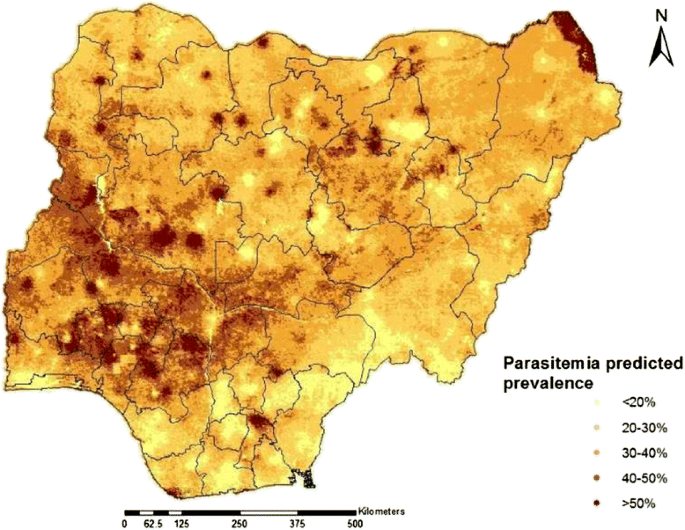
#> input picture scripts/assets/nigeria_parasitemia_prevalence.png, 685 x 530 px
$ python build_ng_test_dots.py
#> lines starting #> are read from the running program, lines starting #| are printed output that depends on the picture; after the words box and inside, x2 and y2 are one past the last pixel; in counts of white or black regions, pixels touching at a corner belong together
"""Simulated malaria detections for the "Nigeria test" map: this week, +1 week and +2 weeks, as a spreading outbreak.

    python scripts/build_ng_test_dots.py [--preview out.png]        (needs numpy, scipy, pillow)

Week 0 (where the dots go)
  1. A map of predicted malaria parasitemia prevalence for Nigeria
     (scripts/assets/nigeria_parasitemia_prevalence.png: <20% pale yellow up to >50% dark brown) is the main
     guide. Its colours become a prevalence estimate per pixel, and the picture is placed on the real map by
     fitting it to Nigeria's outline (overlap 0.98).
  2. Local conditions adjust how likely a spot is, from the data the rest of the app already uses:
        Tiger Data  density_cells: warm-season temperature, yearly rain, distance to rivers and lakes, nearness
                    to cities (scripts/assets/ng_density_cells.csv)
        Tiger + Snowflake  the 20 Lagos LGAs: Snowflake's weekly malaria cases (last 52 weeks) decide how many
                    dots each gets (scripts/assets/ng_lagos_lga_signals.csv)
  3. Dots are clumped around hotspots (a few big, many small) plus a thin scatter.

Weeks +1 and +2 (the spread)
  The same dots, moved on. Every dot keeps its hotspot and its spot within it, so as the hotspots change the dots
  follow them smoothly:
        drift     each hotspot's centre creeps a few km a week, mostly toward more suitable land
        grow      hotspots widen about 8% a week and gain dots (4,800 -> 5,400 -> 6,000)
        seed      new small hotspots appear next to the biggest ones (the outbreak jumping to new places)
All rows are SIMULATED. At most 6,000 dots a week. Output: frontend/public/geo/ng-test-dots.json. Same seed, same dots.
"""
import argparse
import csv
import json
import math
from pathlib import Path

import numpy as np
from PIL import Image, ImageDraw
from scipy import ndimage
from scipy.spatial import cKDTree

ROOT = Path(__file__).resolve().parent.parent
ASSETS = ROOT / "scripts" / "assets"
IMAGE = ASSETS / "nigeria_parasitemia_prevalence.png"
CELLS = ASSETS / "ng_density_cells.csv"
LGAS = ASSETS / "ng_lagos_lga_signals.csv"
OUT = ROOT / "frontend" / "public" / "geo" / "ng-test-dots.json"

DOTS_PER_WEEK = [4800, 5400, 6000]  # 6,000 is the cap
N_LAGOS = 150  # week-0 dots placed LGA by LGA from Snowflake's case counts
N_GENERIC_HOTSPOTS = 480
N_NEW_HOTSPOTS = [0, 40, 40]  # appearing at week 0, +1, +2
SCATTER_SHARE = 0.15
GROWTH_SIGMA = 1.08  # hotspots widen this much a week
GROWTH_SIZE = 1.14  # and their share of the dots grows this much
DRIFT_DEG = 0.07  # a hotspot's centre moves about this far a week (about 8 km)
SEED = 20261011
MAX_AGE_DAYS = 7

# Placing the picture on the map: a plain latitude / longitude picture (about 52 px per degree both ways), fitted by
# overlaying Nigeria's outline on the picture's map pixels.
SX, TX, SY, TY = 52.2046, -138.940, -51.8912, 722.068


def to_pixel(lng, lat):
    return np.asarray(lng, float) * SX + TX, np.asarray(lat, float) * SY + TY


# ---- reading the prevalence map -----------------------------------------------------------------------------------
img = np.array(Image.open(IMAGE).convert("RGB")).astype(float)
H, W = img.shape[:2]
#> H = 530; W = 685
yy, xx = np.mgrid[0:H, 0:W]
valid = img.min(axis=2) < 235
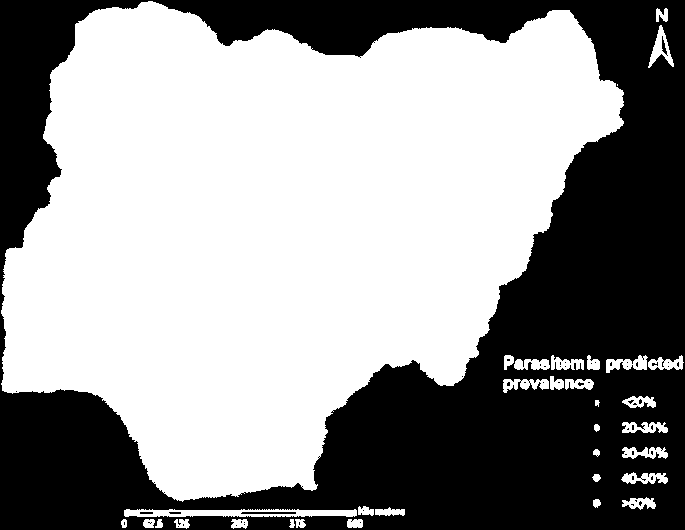
#> valid: shape (530, 685) bool; 58.5% white; 55 black regions (50 under 20 px), largest, box (x1, y1, x2, y2) and area: (0, 0, 685, 530) 150178, (241, 512, 296, 514) 109, (662, 36, 668, 56) 47, (140, 512, 153, 514) 26, (169, 512, 181, 514) 23
valid &= ~((xx >= 500) & (yy >= 345))  # legend
valid &= ~(yy >= 497)  # scale bar
valid &= ~((xx >= 625) & (yy <= 75))  # north arrow
#> valid: shape (530, 685) bool; 56.6% white; 3 black regions (2 under 20 px), largest, box (x1, y1, x2, y2) and area: (0, 0, 685, 530) 157715
lab, n = ndimage.label(valid)
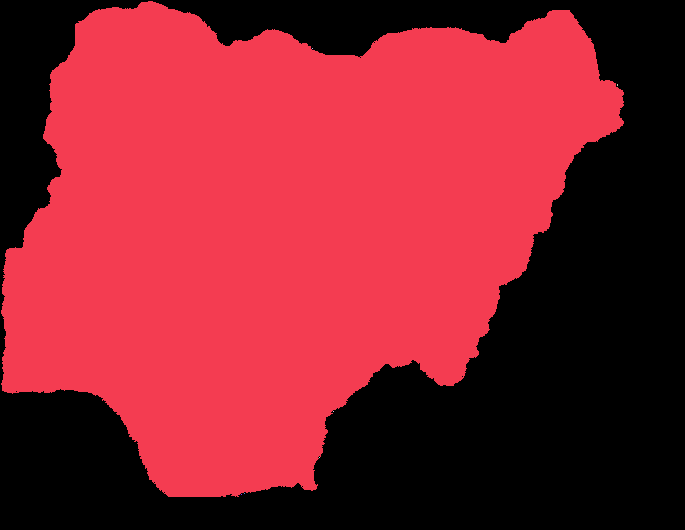
#> lab: shape (530, 685) int32; 8 distinct labels, from 0 to 7; one colour per label, 0 black
#> n = 7
valid = lab == (1 + int(np.argmax(ndimage.sum(valid, lab, range(1, n + 1)))))
#> valid: shape (530, 685) bool; 56.6% white; 3 black regions (2 under 20 px), largest, box (x1, y1, x2, y2) and area: (0, 0, 685, 530) 157722

lum = 0.299 * img[..., 0] + 0.587 * img[..., 1] + 0.114 * img[..., 2]
sat = (img.max(axis=2) - img.min(axis=2)) / np.maximum(img.max(axis=2), 1)
ANCHOR_LUM = [244, 213, 185, 150, 119, 80]
ANCHOR_PREV = [0.12, 0.25, 0.35, 0.45, 0.55, 0.65]
prev = np.interp(-lum, [-v for v in ANCHOR_LUM], ANCHOR_PREV)
border = (lum < 120) & (sat < 0.35)  # state borders take the prevalence of the nearest real colour
#> border: shape (530, 685) bool; 0.89% white in thin lines or dots
known = valid & ~border
#> known: shape (530, 685) bool; 56.5% white; 145 black regions (143 under 20 px), largest, box (x1, y1, x2, y2) and area: (0, 0, 685, 530) 157728, (296, 471, 315, 488) 90
nearest = ndimage.distance_transform_edt(~known, return_distances=False, return_indices=True)
prev = ndimage.gaussian_filter(prev[nearest[0], nearest[1]], 1.5)
prev[~valid] = np.nan


def prevalence_at(lat, lng):
    px, py = to_pixel(lng, lat)
    ix, iy = np.rint(px).astype(int), np.rint(py).astype(int)
    out = np.full(np.shape(lat), np.nan)
    ok = (ix >= 0) & (ix < W) & (iy >= 0) & (iy < H)
    out[ok] = prev[iy[ok], ix[ok]]
    return out


# ---- local conditions: Tiger Data grid, Snowflake case counts ------------------------------------------------------
cells = list(csv.DictReader(open(CELLS)))
#> (reads scripts/assets/ng_density_cells.csv from the repository)
cell_tree = cKDTree(np.array([[float(c["lat"]), float(c["lng"])] for c in cells]))
cell = {k: np.array([float(c[k]) for c in cells]) for k in ("temp_warm_c", "rain_mm_yr", "water_km", "urban", "in_lake")}

lgas = list(csv.DictReader(open(LGAS)))
#> (reads scripts/assets/ng_lagos_lga_signals.csv from the repository)
lga_xy = np.array([[float(r["lat"]), float(r["lng"])] for r in lgas])
cases = np.array([float(r["malaria_cases_52w_snowflake"] or 0) for r in lgas])


def conditions(lat, lng):
    shape = np.shape(lat)
    lat = np.asarray(lat, float).ravel()
    lng = np.asarray(lng, float).ravel()
    _, idx = cell_tree.query(np.column_stack([lat, lng]))
    heat = np.clip(1 - ((cell["temp_warm_c"][idx] - 27.5) / 9.0) ** 2, 0.3, 1.0)
    rain = np.clip(cell["rain_mm_yr"][idx] / 1400.0, 0.4, 1.2) ** 0.7
    water = 0.40 + 0.60 * np.exp(-cell["water_km"][idx] / 40.0)
    pop = 0.30 + 1.50 * np.minimum(1.0, np.sqrt(np.maximum(cell["urban"][idx], 0) / 0.10))  # cities weigh up to 6x rural land
    return (heat * rain * water * pop * np.where(cell["in_lake"][idx] > 0.5, 0.0, 1.0)).reshape(shape)


def weight_at(lat, lng):
    p = prevalence_at(lat, lng)
#> in prevalence_at, `out[ok] = prev[iy[ok], ix[ok]]`:
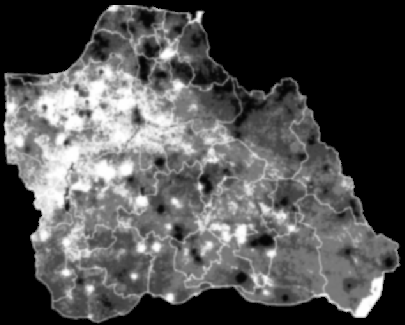
#> out: shape (325, 405) float64; 36.03% of the values are NaN or infinite; the others: min 0.129, max 0.65, mean 0.387; drawn with min black, max white, NaN and infinite black
    w = np.where(~np.isnan(p), (np.nan_to_num(p, nan=0.0) / 0.35) ** 2.0, 0.0)
    return (w * conditions(lat, lng)) ** 0.75


rng = np.random.default_rng(SEED)
CELL = 0.03
lats = np.arange(4.2, 13.95, CELL)
lngs = np.arange(2.6, 14.75, CELL)
LNG, LAT = np.meshgrid(lngs, lats)
WEIGHT = weight_at(LAT, LNG)
#> in weight_at, `p = prevalence_at(lat, lng)`:
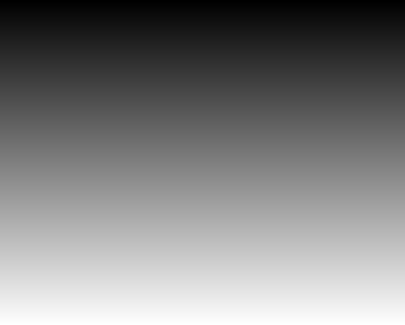
#> lat: shape (325, 405) float64; min 4.2, max 13.92, mean 9.06; drawn with min black and max white
#> in weight_at, `w = np.where(~np.isnan(p), (np.nan_to_num(p, nan=0.0) / 0.35) ** 2.0, ..`:
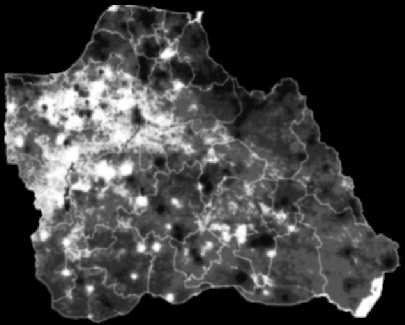
#> w: shape (325, 405) float64; min 0, max 3.45, mean 0.854; drawn with min black and max white
flat_w = WEIGHT.ravel()
prob = flat_w / flat_w.sum()
print(f"candidate spots with weight: {int((flat_w > 0).sum()):,} of {flat_w.size:,}")
#| candidate spots with weight: 84,063 of 131,625

# which way is "more suitable": the slope of the smoothed weight field
smooth = ndimage.gaussian_filter(WEIGHT, 8)
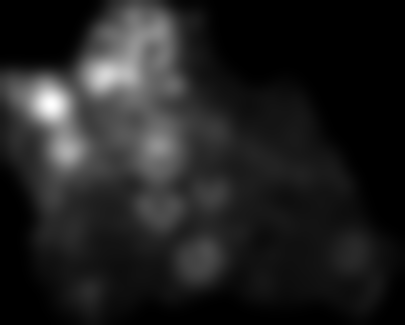
#> smooth: shape (325, 405) float64; min 0, max 1.62, mean 0.212; drawn with min black and max white
g_lat, g_lng = np.gradient(smooth)
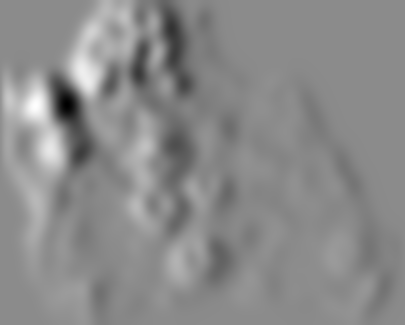
#> g_lng: shape (325, 405) float64; min -0.0549, max 0.0458, mean -0.000159; drawn with min black and max white


def uphill(lat, lng):
    r = np.clip(np.rint((np.asarray(lat) - lats[0]) / CELL).astype(int), 0, WEIGHT.shape[0] - 1)
    c = np.clip(np.rint((np.asarray(lng) - lngs[0]) / CELL).astype(int), 0, WEIGHT.shape[1] - 1)
    v = np.column_stack([g_lat[r, c], g_lng[r, c]])
    return v / np.maximum(np.linalg.norm(v, axis=1, keepdims=True), 1e-12)


# ---- hotspots: where they start, how they move, how they grow --------------------------------------------------------
K0 = N_GENERIC_HOTSPOTS
n_lga = len(lgas)
H_TOTAL = K0 + n_lga + sum(N_NEW_HOTSPOTS)
first_week = np.zeros(H_TOTAL, int)  # the week a hotspot first exists
is_lga = np.zeros(H_TOTAL, bool)
is_lga[K0 : K0 + n_lga] = True
size0 = np.zeros(H_TOTAL)
sigma0 = np.zeros(H_TOTAL)
c0 = np.zeros((H_TOTAL, 2))  # centre at the week the hotspot first exists

g = rng.choice(flat_w.size, size=K0, p=prob)
#> g = 480 values, max 126886 at index 434, min 2964 at index 378, mean 59107.4
c0[:K0, 0] = LAT.ravel()[g] + rng.uniform(-CELL / 2, CELL / 2, K0)
c0[:K0, 1] = LNG.ravel()[g] + rng.uniform(-CELL / 2, CELL / 2, K0)
size0[:K0] = np.clip(rng.pareto(1.3, K0) + 1, 1, 60)
sigma0[:K0] = 0.035 + 0.04 * np.log1p(size0[:K0])
c0[K0 : K0 + n_lga] = lga_xy
size0[K0 : K0 + n_lga] = 4 * cases / cases.mean()
sigma0[K0 : K0 + n_lga] = 0.022

# new hotspots seeded next to the biggest existing ones
slot = K0 + n_lga
for w, count in enumerate(N_NEW_HOTSPOTS):
    for _ in range(count):
        existing = np.where((first_week[:slot] < w) & ~is_lga[:slot])[0]
        parent = rng.choice(existing, p=size0[existing] / size0[existing].sum())
        for _try in range(20):
            cand = c0[parent] + rng.normal(0, 0.14, 2)
            if weight_at(cand[0], cand[1]) > 0:
                break
        else:
            cand = c0[parent]
        c0[slot] = cand
        first_week[slot] = w
        size0[slot] = rng.uniform(1.5, 4.0)
        sigma0[slot] = 0.03
        slot += 1

drift = np.zeros((H_TOTAL, 2))
dirn = uphill(c0[:, 0], c0[:, 1])
#> in uphill, `v = np.column_stack([g_lat[r, c], g_lng[r, c]])`: v = 580 pairs, first value -0.0438 to 0.0494, second value -0.0511 to 0.041
#> dirn = 580 pairs, first value -1 to 1, second value -1 to 1
noise = rng.normal(0, 1, (H_TOTAL, 2))
noise /= np.maximum(np.linalg.norm(noise, axis=1, keepdims=True), 1e-12)
drift = (0.6 * dirn + 0.4 * noise) * rng.uniform(0.5, 1.2, (H_TOTAL, 1)) * DRIFT_DEG
#> drift = 580 pairs, first value -0.0773 to 0.0817, second value -0.076 to 0.0686
drift[is_lga] *= 0.2  # city areas hardly move

n_weeks = len(DOTS_PER_WEEK)
centers = np.zeros((n_weeks, H_TOTAL, 2))
sigmas = np.zeros((n_weeks, H_TOTAL))
sizes = np.zeros((n_weeks, H_TOTAL))
for w in range(n_weeks):
    age = np.maximum(w - first_week, 0)
    centers[w] = c0 + drift * age[:, None]
    sigmas[w] = sigma0 * GROWTH_SIGMA**age
    sizes[w] = np.where(first_week <= w, size0 * GROWTH_SIZE**age, 0.0)

# ---- dots: each keeps its hotspot and its place inside it ------------------------------------------------------------
N_MAX = DOTS_PER_WEEK[-1]
z = rng.normal(0, 1, (N_MAX, 2))
scatter = rng.random(N_MAX) < SCATTER_SHARE
owner = np.zeros(N_MAX, int)
# week 0: Lagos dots by LGA, the rest among the generic hotspots
lga_share = cases / cases.sum()
lga_n = np.floor(lga_share * N_LAGOS).astype(int)
lga_n[np.argsort(-lga_share)[: N_LAGOS - lga_n.sum()]] += 1
owner[:N_LAGOS] = K0 + np.repeat(np.arange(n_lga), lga_n)
scatter[:N_LAGOS] = False
p0 = size0[:K0] / size0[:K0].sum()
owner[N_LAGOS : DOTS_PER_WEEK[0]] = rng.choice(K0, size=DOTS_PER_WEEK[0] - N_LAGOS, p=p0)
# later weeks: extra dots go to the hotspots that exist by then, in proportion to their size
for w in range(1, n_weeks):
    lo, hi = DOTS_PER_WEEK[w - 1], DOTS_PER_WEEK[w]
    pw = sizes[w] / sizes[w].sum()
    owner[lo:hi] = rng.choice(H_TOTAL, size=hi - lo, p=pw)
#> after the loop, owner = 6000 values, max 579 at index 5404, min 0 at index 357, mean 249.9


def settle(lat, lng, clat, clng):
    """A dot that landed off the map (sea, outside Nigeria) slides back toward its hotspot's centre."""
    for _ in range(10):
        bad = weight_at(lat, lng) <= 0
        if not bad.any():
            break
        lat = np.where(bad, (lat + clat) / 2, lat)
        lng = np.where(bad, (lng + clng) / 2, lng)
    return lat, lng


week_pos = []
for w in range(n_weeks):
    n = DOTS_PER_WEEK[w]
    h = owner[:n]
    s = sigmas[w][h] * np.where(scatter[:n], 4.0, 1.0)
    clat, clng = centers[w][h, 0], centers[w][h, 1]
    la = clat + z[:n, 0] * s
    ln = clng + z[:n, 1] * s / np.cos(np.radians(la))
    la, ln = settle(la, ln, clat, clng)
    week_pos.append((la, ln))
#> after the loop, week_pos = 3 items

# ---- per-dot details -------------------------------------------------------------------------------------------------
CITIES = [
    ("Lagos", 6.52, 3.38), ("Abeokuta", 7.16, 3.35), ("Ibadan", 7.38, 3.95), ("Ogbomosho", 8.13, 4.24), ("Ilorin", 8.50, 4.54),
    ("Osogbo", 7.77, 4.56), ("Akure", 7.25, 5.19), ("Ado Ekiti", 7.62, 5.22), ("Benin City", 6.34, 5.60), ("Warri", 5.52, 5.76),
    ("Asaba", 6.20, 6.73), ("Onitsha", 6.14, 6.79), ("Awka", 6.21, 7.07), ("Owerri", 5.48, 7.03), ("Port Harcourt", 4.82, 7.05),
    ("Yenagoa", 4.92, 6.26), ("Uyo", 5.04, 7.93), ("Calabar", 4.95, 8.32), ("Umuahia", 5.53, 7.49), ("Enugu", 6.46, 7.55),
    ("Abakaliki", 6.32, 8.11), ("Makurdi", 7.73, 8.52), ("Lokoja", 7.80, 6.74), ("Abuja", 9.08, 7.40), ("Lafia", 8.49, 8.52),
    ("Minna", 9.61, 6.55), ("Bida", 9.08, 6.01), ("Jos", 9.90, 8.86), ("Kaduna", 10.51, 7.42), ("Zaria", 11.07, 7.70),
    ("Kano", 12.00, 8.59), ("Katsina", 12.99, 7.60), ("Gusau", 12.17, 6.66), ("Sokoto", 13.06, 5.24), ("Birnin Kebbi", 12.45, 4.20),
    ("Dutse", 11.76, 9.34), ("Bauchi", 10.31, 9.84), ("Gombe", 10.29, 11.17), ("Yola", 9.20, 12.50), ("Jalingo", 8.89, 11.37),
    ("Maiduguri", 11.83, 13.15), ("Damaturu", 11.75, 11.96),
]
# the nearest city to each hotspot's starting centre names it ("near Kano" on a dot's card)
city_xy = np.array([[c[1], c[2]] for c in CITIES])  # lat, lng
hs_place = np.array([int(np.argmin((city_xy[:, 0] - c0[i, 0]) ** 2 + ((city_xy[:, 1] - c0[i, 1]) * math.cos(math.radians(8.5))) ** 2)) for i in range(H_TOTAL)])

SPECIES = ["Anopheles gambiae", "Anopheles coluzzii", "Anopheles arabiensis", "Anopheles funestus"]
la0, ln0 = week_pos[0]
#> la0 = 4800 values, max 13.64 at index 3328, min 4.35 at index 3571, mean 8.46; ln0 = 4800 values, max 14.46 at index 2747, min 2.73 at index 995, mean 7.08
u = rng.random(N_MAX)
lat_for_species = np.concatenate([la0, week_pos[-1][0][len(la0):]])
#> lat_for_species = 6000 values, max 13.64 at index 3328, min 4.35 at index 3571, mean 8.45
north = lat_for_species > 10.0  # An. arabiensis dominates the dry north; gambiae and coluzzii the wet south
species = np.where(north, np.where(u < 0.7, 2, np.where(u < 0.85, 0, 3)), np.where(u < 0.45, 0, np.where(u < 0.8, 1, np.where(u < 0.92, 3, 2))))
#> species = 6000 values, max 3 at index 12, min 0 at index 0, mean 1.15
confidence = np.clip(rng.beta(6, 2.2, N_MAX), 0.5, 0.98)
trap = rng.random(N_MAX) < 0.25
flags = trap.astype(int) << 1

weeks = []
for w in range(n_weeks):
    n = DOTS_PER_WEEK[w]
    la, ln = week_pos[w]
    ages = np.rint(MAX_AGE_DAYS * 10 * rng.beta(1.0, 1.6, n)).astype(int)
    weeks.append([
        [int(round(la[j] * 1000)), int(round(ln[j] * 1000)), int(ages[j]), int(owner[j]), int(species[j]), int(round(confidence[j] * 100)), int(flags[j])]
        for j in range(n)
    ])
#> after the loop, weeks = 3 items

# where each hotspot is each week (for the slider's animation); a hotspot not yet born sits at its first position
centers_out = []
for w in range(n_weeks):
    cw = np.where((first_week <= w)[:, None], centers[w], c0)
    centers_out.append([[int(round(a * 1000)), int(round(b * 1000))] for a, b in cw])
#> after the loop, centers_out = 3 items

payload = {
    "note": "Simulated malaria detections for the Nigeria test map, this week and the next two. Generated by scripts/build_ng_test_dots.py.",
    "fields": ["lat_e3", "lng_e3", "age_days_x10", "hotspot", "species", "confidence_pct", "flags(bit1 trap)"],
    "species": SPECIES,
    "hotspots": [CITIES[int(i)][0] for i in hs_place],
    "centers": centers_out,
    "weeks": weeks,
}
OUT.parent.mkdir(parents=True, exist_ok=True)
OUT.write_text(json.dumps(payload, separators=(",", ":")))
#> (the run stopped early here; a loop or call above may not have finished)
